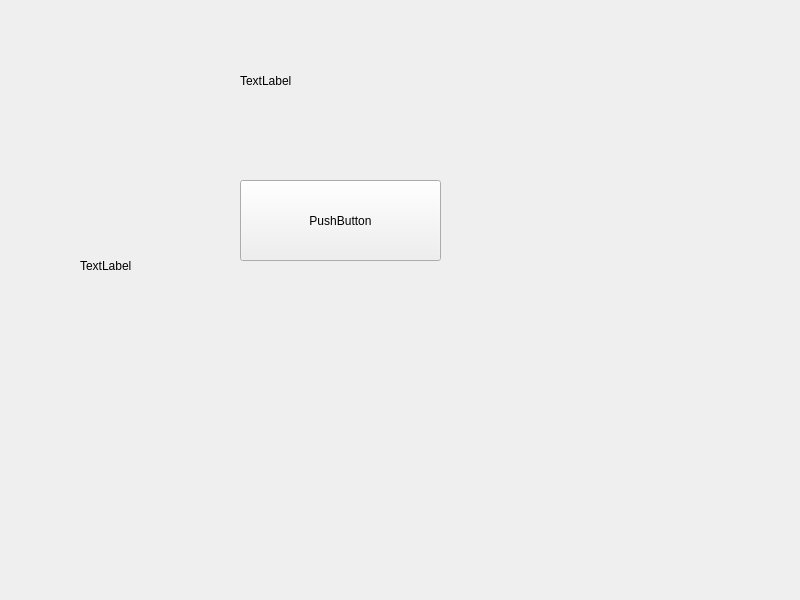
<?xml version="1.0" encoding="UTF-8"?>
<ui version="4.0">
 <class>Widget</class>
 <widget class="QWidget" name="Widget">
  <property name="geometry">
   <rect>
    <x>0</x>
    <y>0</y>
    <width>800</width>
    <height>600</height>
   </rect>
  </property>
  <property name="windowTitle">
   <string>Widget</string>
  </property>
  <widget class="QLabel" name="label">
   <property name="geometry">
    <rect>
     <x>240</x>
     <y>30</y>
     <width>171</width>
     <height>101</height>
    </rect>
   </property>
   <property name="text">
    <string>TextLabel</string>
   </property>
  </widget>
  <widget class="QPushButton" name="pushButton">
   <property name="geometry">
    <rect>
     <x>240</x>
     <y>180</y>
     <width>201</width>
     <height>81</height>
    </rect>
   </property>
   <property name="text">
    <string>PushButton</string>
   </property>
  </widget>
  <widget class="QLabel" name="label_2">
   <property name="geometry">
    <rect>
     <x>80</x>
     <y>220</y>
     <width>111</width>
     <height>91</height>
    </rect>
   </property>
   <property name="text">
    <string>TextLabel</string>
   </property>
  </widget>
 </widget>
 <resources/>
 <connections/>
</ui>
